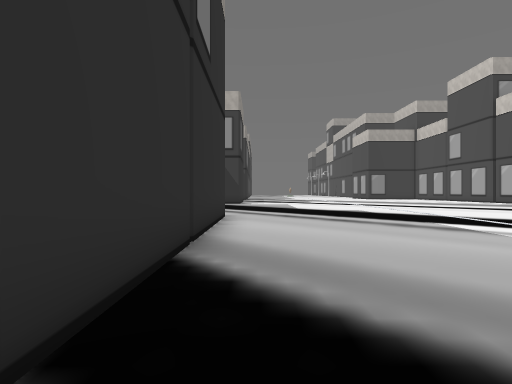
[1] (above)

24 first-person views from a walk through a scene from a Unity 3-D project. The camera is 1.5 m above the floor, looks level and sees 80° across. The floor is counted in squares, 2 m on a side. Each view is taken from the middle of a square. On the plan, view 1 faces up. The plan holds only what a view shows up to about 10 squares ahead; the rest is blank. The place goes on beyond the plan. The player is left out. Some surface patterns are stand-ins.

[2]
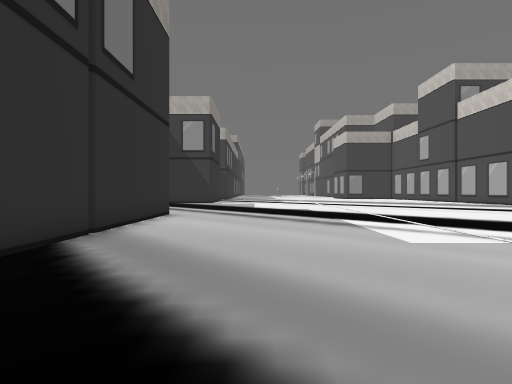

[3]
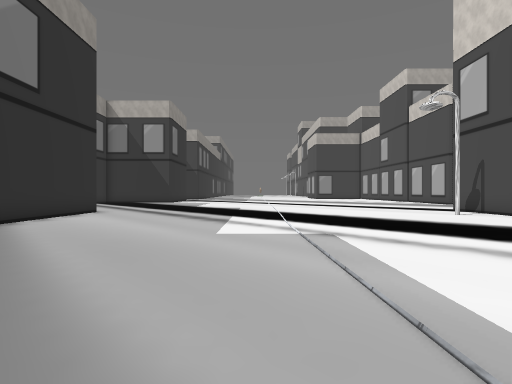

[4]
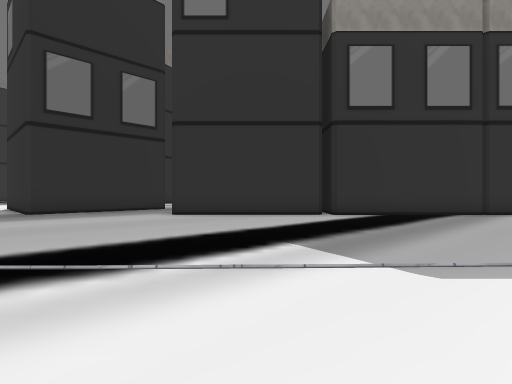

[5]
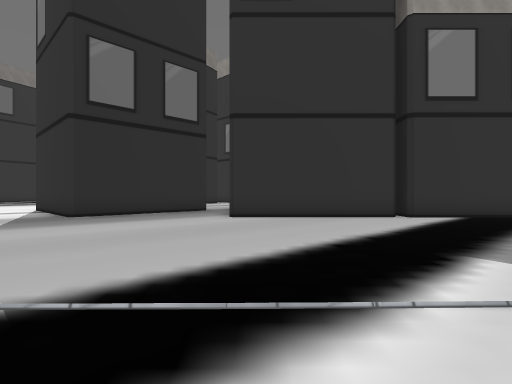

[6]
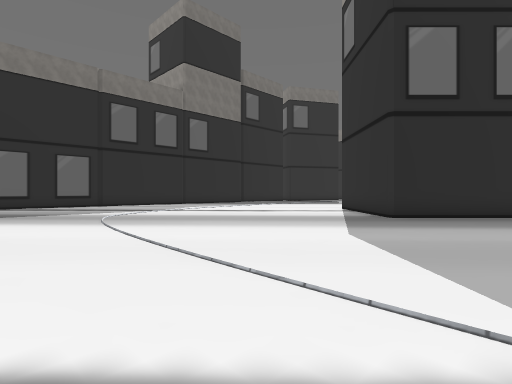

[7]
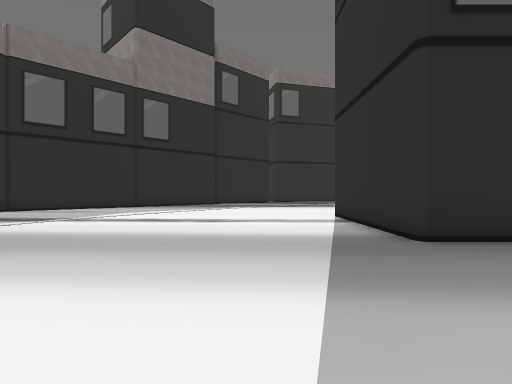

[8]
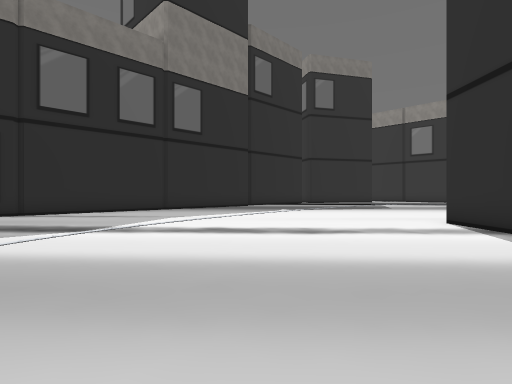

[9]
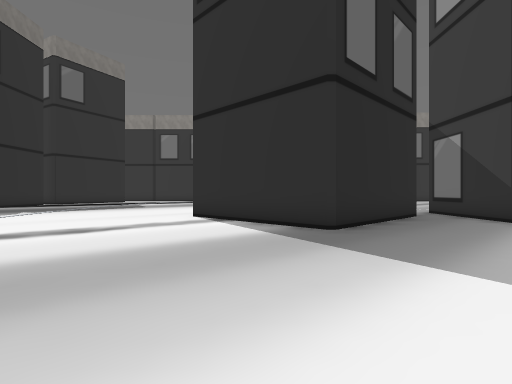

[10]
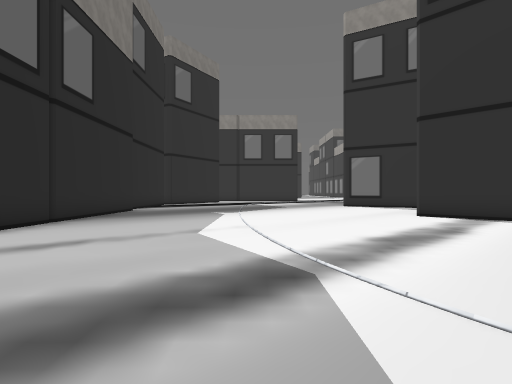

[11]
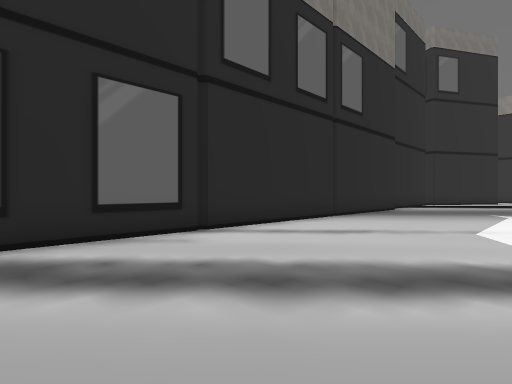

[12]
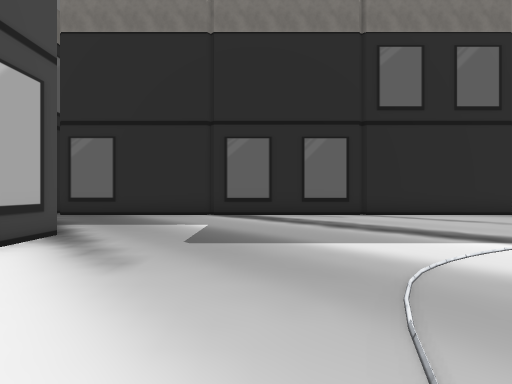

[13]
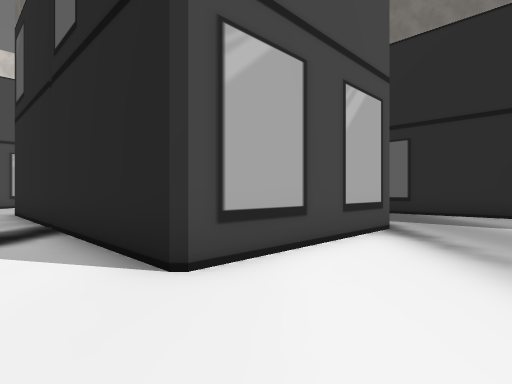

[14]
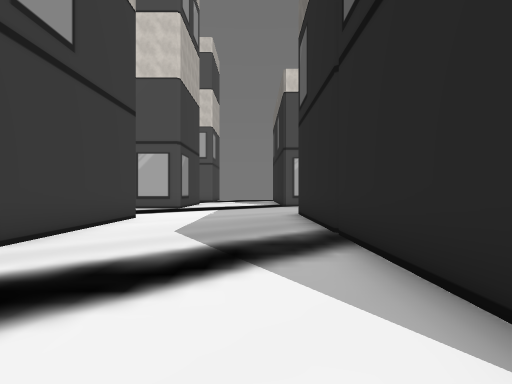

[15]
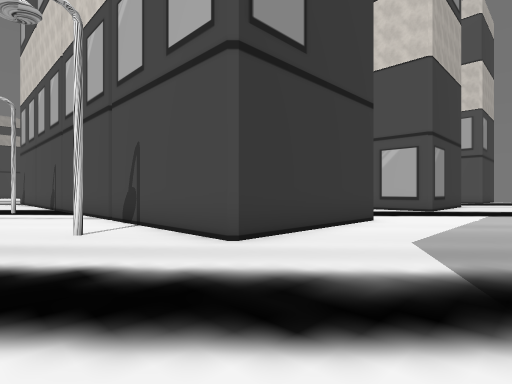

[16]
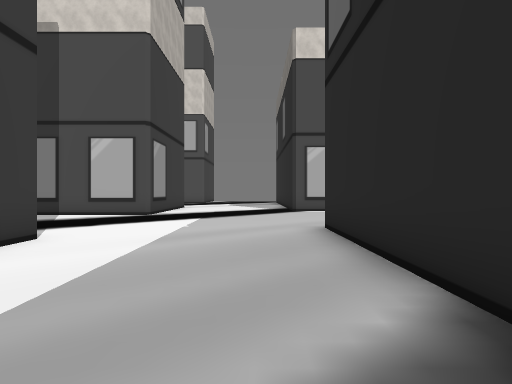

[17]
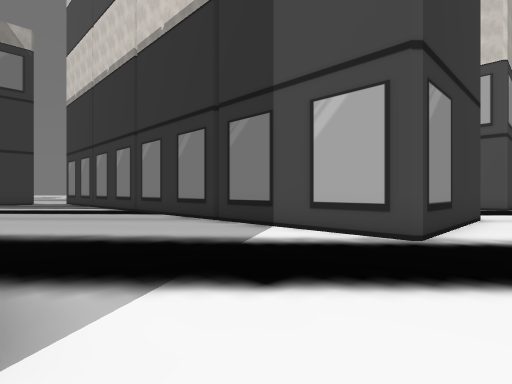

[18]
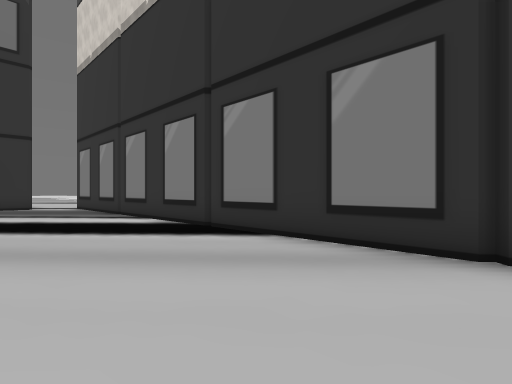

[19]
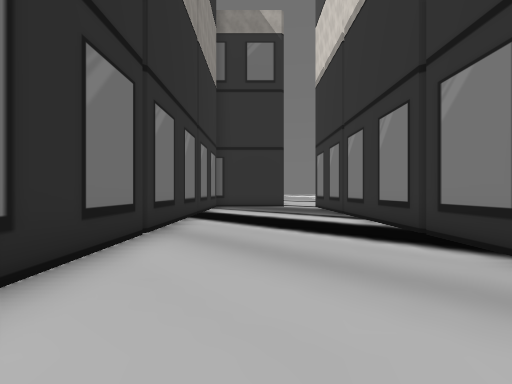

[20]
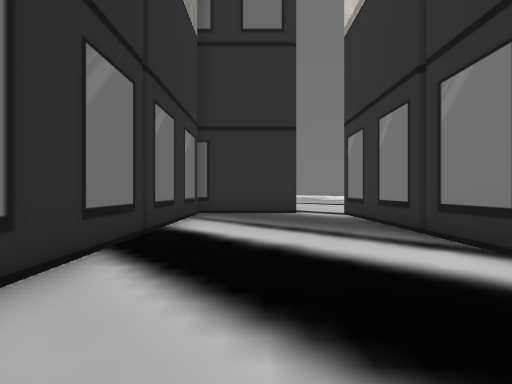

[21]
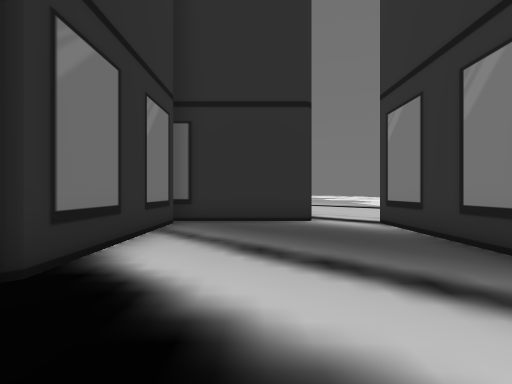

[22]
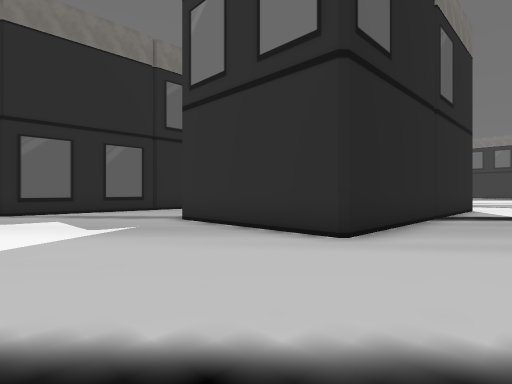

[23]
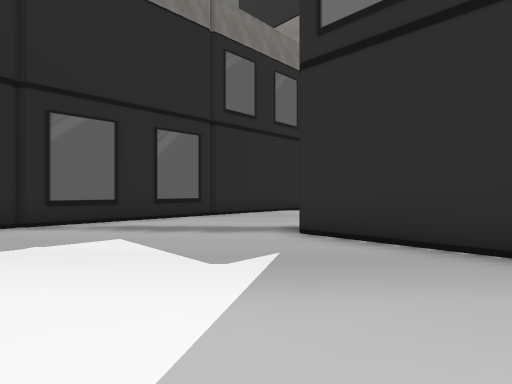

[24]
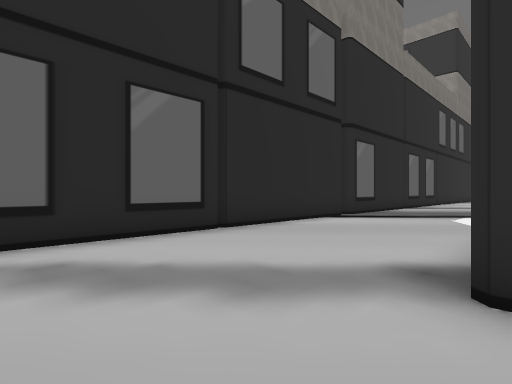

### Floor plan
Key: @ floor where view 1 was taken; . floor; B building.
Columns run from 5 left of view 1 to 24 right of it. Each row starts with its distance up from view 1.
 13                            ...
 12                            ...
 11                        BBBB..
 10     ....  ....         B....B
  9     B.... ......       B....B
  8     B.............B    B....B
  7     B.............     B....B
  6     B.............     B....B
  5     B............      B....B
  4     B...........       B....B
  3     B..........        B....B
  2     B..........        B....B
  1     B.........         B....B
  0    BB@.......          B....B
 -1     B........   ..     B....B
 -2     B.........  ..B    B....B
 -3     B.......... ..B    B....B
 -4     B.........  ..B     ....B
 -5 BBB B.........  ..B     ....B
 -6 .............   ..B     ....B
 -7  B............  ..B      ...B
 -8  B............ ...B     ....B
 -9   B........... ...BBBBBB....BB
-10    BB......... ...............
-11    B.......... .............
-12   B........... ...............
-13  B............................
-14 .B............................
-15 ...............BBBBBBBBBB.....
-16 ...............B        B.....
-17 ...............B        B.....
-18 ...............B        B.....
-19 ...............B        B.....
-20 ................   ...........
-21 ..............................
-22 .............................
-23 .............................
-24 BBBBBBBBBBBBBBBB  BBBBBBBBBBB

Where each view was taken, in squares from view 1:
view 1: 0 up, 0 right, facing up
view 2: 1 down, 2 right, facing up
view 3: 2 down, 5 right, facing up
view 4: 3 down, 9 right, facing left
view 5: 5 down, 8 right, facing left
view 6: 7 down, 8 right, facing down-left
view 7: 9 down, 4 right, facing down-left
view 8: 12 down, 4 right, facing down-left
view 9: 12 down, 5 right, facing left
view 10: 19 down, 5 right, facing left
view 11: 19 down, 6 right, facing down-left
view 12: 14 down, 6 right, facing down
view 13: 13 down, 7 right, facing down-right
view 14: 13 down, 9 right, facing right
view 15: 13 down, 10 right, facing up-right
view 16: 13 down, 13 right, facing right
view 17: 11 down, 18 right, facing up-right
view 18: 5 down, 19 right, facing up-right
view 19: 5 down, 20 right, facing up
view 20: 0 up, 20 right, facing up
view 21: 3 up, 20 right, facing up
view 22: 12 down, 24 right, facing down-left
view 23: 16 down, 24 right, facing down-left
view 24: 19 down, 22 right, facing down-left
